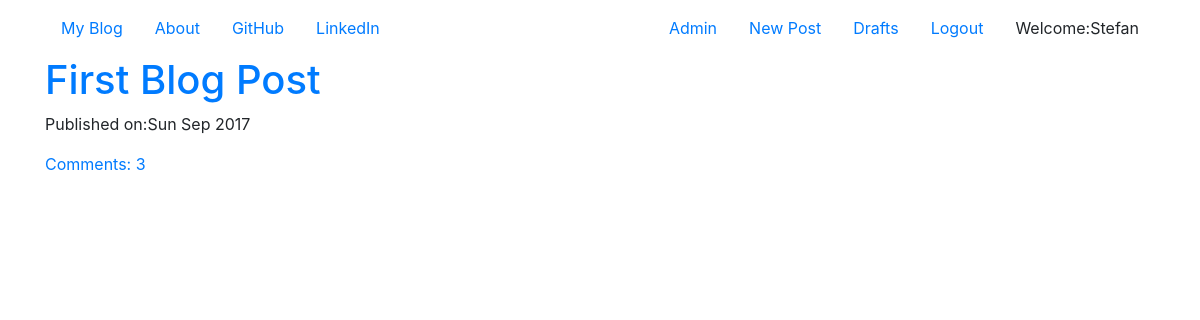
The app's page / (signed in) with its own data.
### blog/models.py (models this page shows, shortened)
class Post(models.Model):
    author = models.ForeignKey('auth.User')
    title = models.CharField(max_length=200)
    text = models.TextField()
    created_date = models.DateTimeField(default=now)
    published = models.DateTimeField(blank=True, null=True)
    def approve_comments(self):
        return self.comments.filter(approved_comment=True)

### blog/views.py (the view)
class PostListView(ListView):
    model = Post
    def get_queryset(self):
        return Post.objects.filter(published__lte=timezone.now()).order_by('-published')

### blog/templates/blog/post_list.html
{% extends 'base.html' %}
{% block body %}
    <div class="center">
        {% for post in post_list %}
            <div class="post">
                <h1><a href="{% url 'post_detail' pk=post.pk %}">{{ post.title }}</a></h1>
                <div class="date">
                    <p>Published on:{{ post.published|date:"D M Y"}}</p>
                </div>
                <a href="{% url 'post_detail' pk=post.pk %}">Comments: {{ post.approve_comments.count }}</a>
            </div>
        {% endfor %}
    </div>
{% endblock %}

### blog/templates/blog/base.html (shortened to what this page needs)
<!DOCTYPE html>
{% load staticfiles %}
<html lang="en">
<head>
    <link rel="stylesheet" href="https://maxcdn.bootstrapcdn.com/bootstrap/4.0.0-beta/css/bootstrap.min.css">
    <link rel="stylesheet" href="//cdn.jsdelivr.net/medium-editor/latest/css/medium-editor.min.css" type="text/css" media="screen" charset="utf-8">
    <link rel="stylesheet" href="{% static 'css/blog.css' %}">
</head>
<body>
<nav class="navbar">
    <div class="container">
        <ul class="nav justify-content-left">
            <li class="nav-item">
                <a class="nav-link" href="{% url 'post_list' %}">My Blog</a>
            </li>
            <li class="nav-item">
                <a class="nav-link" href="{% url 'about' %}">About</a>
            </li>
            <li class="nav-item">
                <a class="nav-link" href="https://www.github.com">GitHub</a>
            </li>
            <li class="nav-item">
               <a class="nav-link" href="https://www.linkedin.com">LinkedIn</a>
            </li>
        </ul>
        <ul class="nav justify-content-end">
            {% if user.is_authenticated %}
                <li class="nav-item">
                    <a class="nav-link" href="{% url 'admin:index' %}">Admin</a>
                </li>
                <li class="nav-item">
                    <a class="nav-link" href="{% url 'post_new' %}">New Post</a>
                </li>
                <li class="nav-item">
                    <a class="nav-link" href="{% url 'drafts' %}">Drafts</a>
                </li>
                <li class="nav-item">
                    <a class="nav-link" href="{% url 'logout' %}">Logout</a>
                </li>
                <li class="nav-item">
                    <a class="nav-link">Welcome:{{ user.username|title }}</a>
                </li>
            {% else %}
                <li class="nav-item">
                    <a class="nav-link" href="{% url 'login' %}">Login</a>
                </li>
            {% endif %}
        </ul>
    </div>
</nav>
<div class="content container">
    {% block body %}
    {% endblock %}
</div>
</body>
</html>

### blog/static/css/blog.css (style rules this page uses)
.center { margin-left: auto; margin-right: auto; }

### records on screen
Post: title "First Blog Post", published "Sun Sep 2017", approve_comments.count "3"

### other values on screen
{{ user.username|title }} "Stefan"
